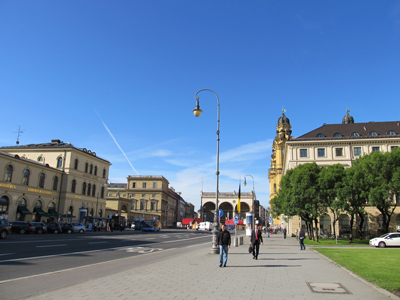
#> input picture Lab 7/Material/city.jpg, 400 x 300 px, found by its file name
$ python ml_segmentation.py
#> lines starting #> are read from the running program, lines starting #| are printed output that depends on the picture
from copy import deepcopy
import numpy as np
from matplotlib import pyplot as plt
import cv2
from collections import Counter
from sklearn.cluster import KMeans
plt.rcParams['image.interpolation'] = 'nearest'
plt.style.use('ggplot')

# read the image
img = cv2.imread('Lab6/city.jpg')
#> img is the input picture: shape (300, 400, 3); mean B, G, R 162.2, 128.8, 100.2
img_hab = cv2.cvtColor(img, cv2.COLOR_BGR2LAB)
#> img_hab: shape (300, 400, 3); mean of channels 0, 1, 2 135.2, 130, 108.4
# Getting the values and plotting it
channel_a = img_hab[:, :, 1]
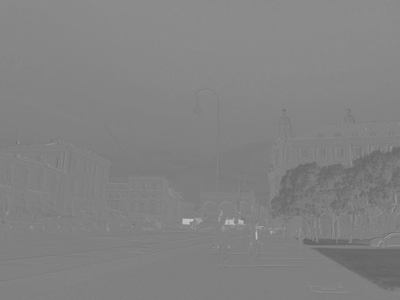
#> channel_a: shape (300, 400); min 98, max 192, mean 130
channel_b = img_hab[:, :, 2]
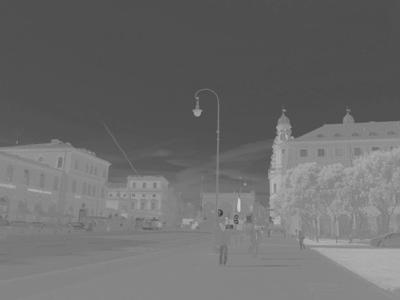
#> channel_b: shape (300, 400); min 59, max 205, mean 108.4
f1 = channel_a.flatten()
f2 = channel_b.flatten()
X_test = np.array(list(zip(f1, f2)))
#> X_test = 120000 pairs, first value 98 to 192, second value 59 to 205

# get train set X
X = list(zip(f1, f2))
#> X = 120000 items
X_tuple = []
for i in range(len(X)):
    X_tuple.append(tuple(X[i]))
#> after the loop, X_tuple = 120000 items
X_count = Counter(X_tuple)
#> X_count = 2356 items
print(X_count)
#> (printed output is left out)
X = list(set(X_tuple))
#> X = 2356 pairs, first value 98 to 192, second value 59 to 205
f1 = []
f2 = []
for i in range(len(X)):
    f1.append(X[i][0])
    f2.append(X[i][1])
#> after the loop, f1 = 2356 values, max 192 at index 1870, min 98 at index 1147, mean 130.2; f2 = 2356 values, max 205 at index 2033, min 59 at index 818, mean 135.2
plt.scatter(f1, f2, c='black', s=7)


# Euclidean Distance Caculator
def dist(a, b, ax=1):
    return np.linalg.norm(a - b, axis=ax)


# Number of clusters
k = 3
# X coordinates of random centroids
C_x = np.random.randint(90, 200, size=k)
# Y coordinates of random centroids
C_y = np.random.randint(60, 210, size=k)
C = np.array(list(zip(C_x, C_y)), dtype=np.float32)
print("Initial Centroids")
print(C)

# Plotting along with the Centroids
plt.scatter(f1, f2, c='#050505', s=7)
plt.scatter(C_x, C_y, marker='*', s=200, c='g')
plt.show()
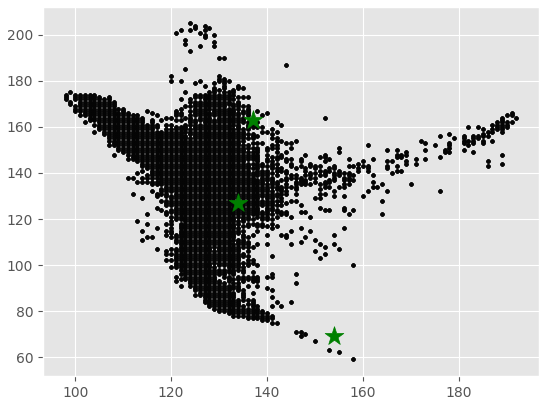
#> figure drawn by matplotlib, 1 panel

X = np.array(list(zip(f1, f2)))
# To store the value of centroids when it updates
C_old = np.zeros(C.shape)
# Cluster Lables(0, 1, 2, 3, 4, 5)
clusters = np.zeros(len(X))
#> clusters = 2356 values from 0 to 0
# Error func. - Distance between new centroids and old centroids
error = dist(C, C_old, None)
# Loop will run till the error becomes zero
while error < 0.01:
    # Assigning each value to its closest cluster
    for i in range(len(X)):
        distances = dist(X[i], C)
        cluster = np.argmin(distances)
        clusters[i] = cluster
    # Storing the old centroid values
    C_old = deepcopy(C)
    # Finding the new centroids by taking the average value
    for i in range(k):
        points = [X[j] for j in range(len(X)) if clusters[j] == i]
        C[i] = np.mean(points, axis=0)
    error = dist(C, C_old, None)
#> after the loop, C = [[134, 127], [137, 163], [154, 69]]


clusters = np.zeros(len(X_test))
for i in range(len(X_test)):
        distances = dist(X_test[i], C)
        cluster = np.argmin(distances)
        clusters[i] = cluster
#> this loop made 120000 passes
#> distances on passes 1 to 3: [46.1, 82, 20.81], [46.1, 82, 20.81], [46.1, 82, 20.81]

kmeans = KMeans(n_clusters=6)
kmeans.fit(X)
y_kmeans = kmeans.predict(X_test)

dst = np.copy(img)
clusters = y_kmeans
clusters = clusters.reshape(img.shape[:2])
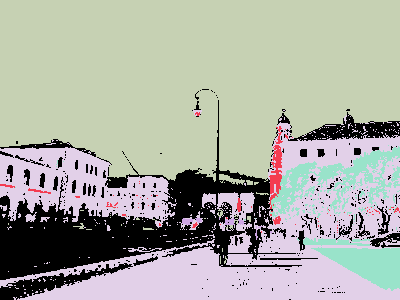
#> clusters: shape (300, 400) int32; 6 distinct labels, from 0 to 5; one colour per label, 0 black
colors = [(189, 107, 42), (91, 243, 208), (87, 154, 193), (195, 128, 67), (246, 118, 6), (32, 143, 251)]
for r in range(img.shape[0]):
    for c in range(img.shape[1]):
        dst[r, c] = colors[int(clusters[r, c])]
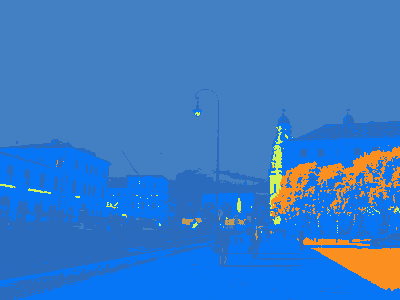
#> dst: shape (300, 400, 3); mean B, G, R 199.2, 123.3, 56.2
plt.figure(3)
plt.title("segmented image")
plt.imshow(dst)
